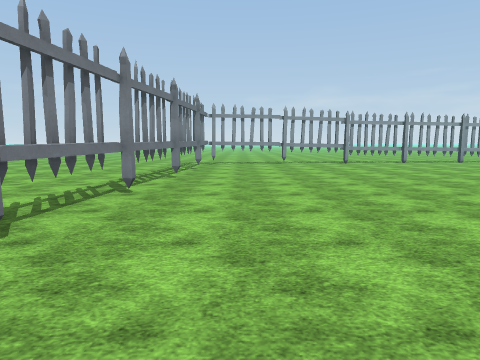
view 1 (above)

22 first-person views from a walk through a 3-D level made in the Unity game engine. The camera is 1.5 m above the floor, tilts 6° down and sees 70° across. The floor is counted in squares, 2.4 m on a side. Each view is taken from the middle of a square. On the plan, view 1 faces up. The plan holds only what a view shows up to about 10 squares ahead; the rest is blank. The place goes on beyond the plan. The terrain is drawn as flat ground. The player is left out. Some animated figures are left out. Some surface patterns are stand-ins.

view 2
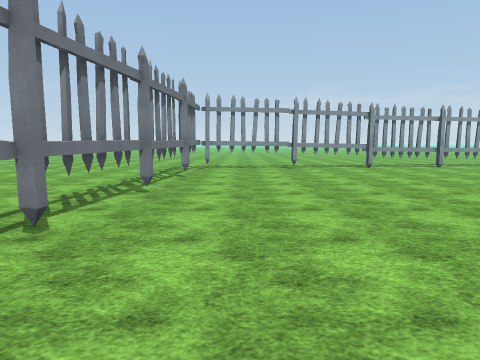

view 3
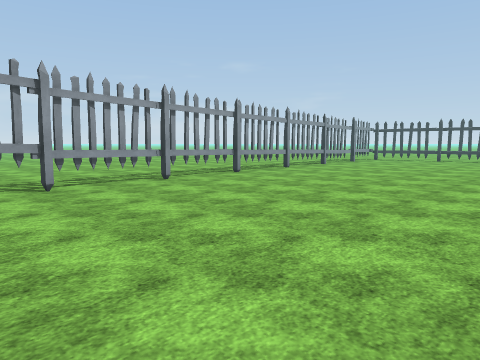

view 4
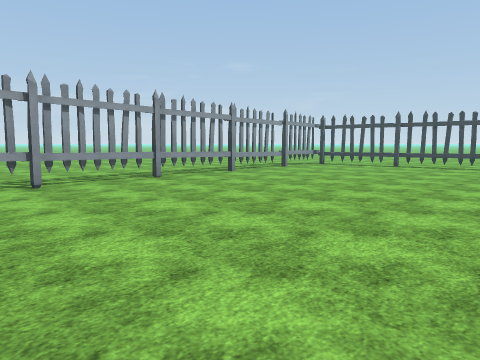

view 5
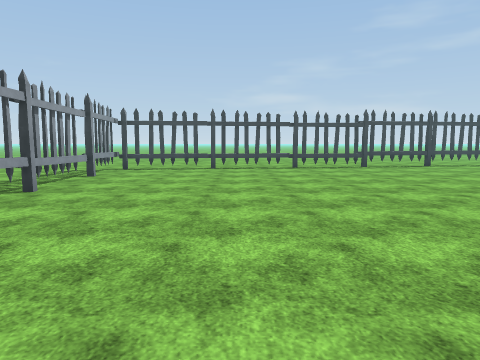

view 6
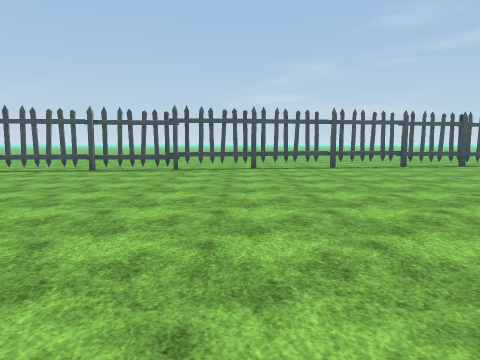

view 7
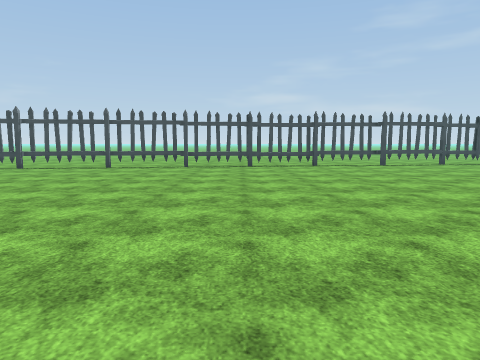

view 8
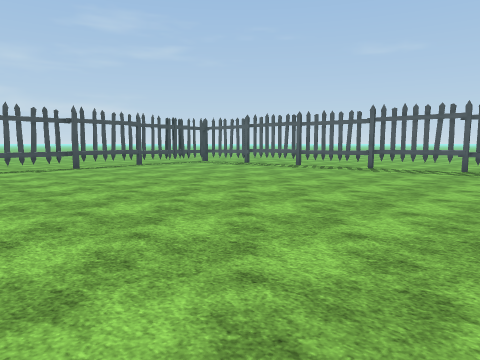

view 9
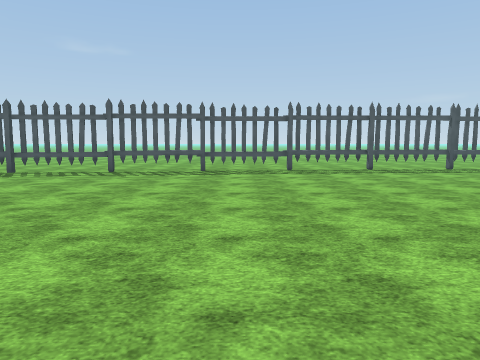

view 10
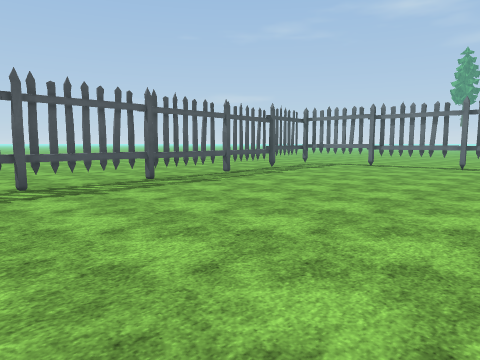

view 11
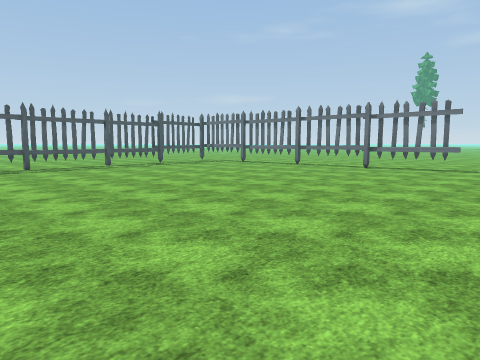

view 12
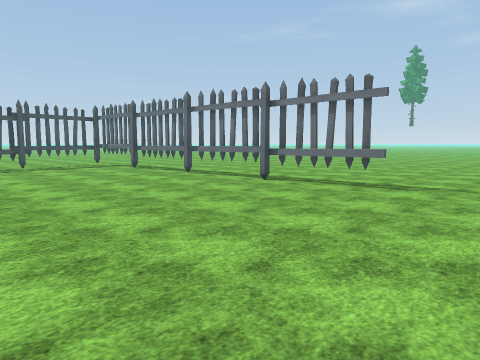

view 13
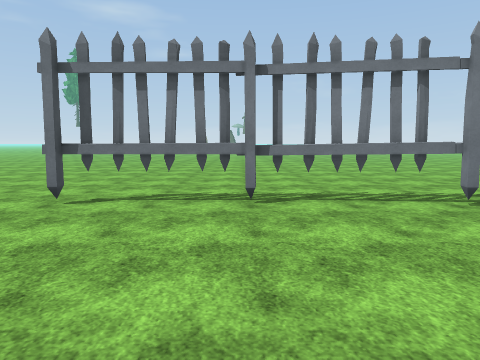

view 14
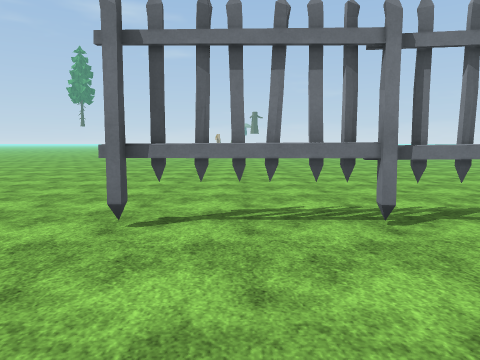

view 15
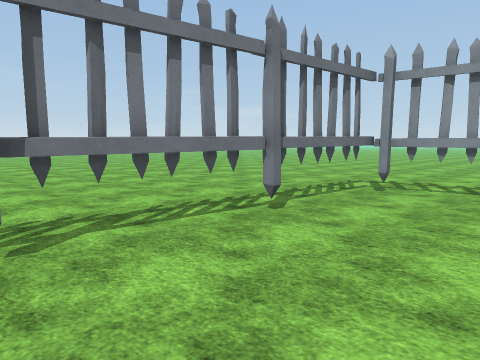

view 16
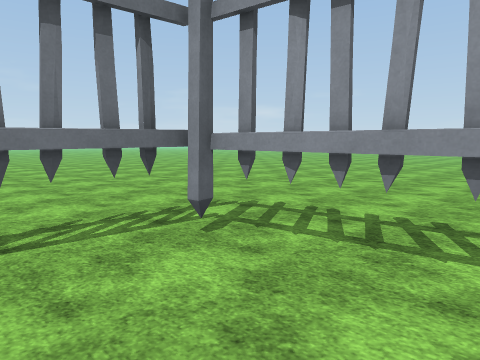

view 17
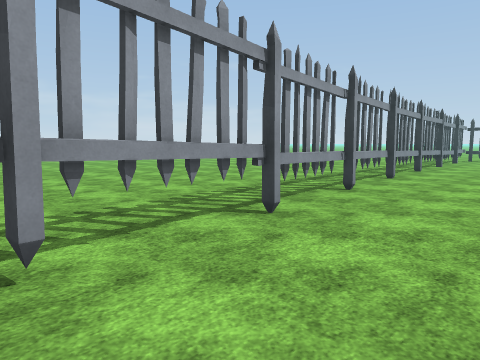

view 18
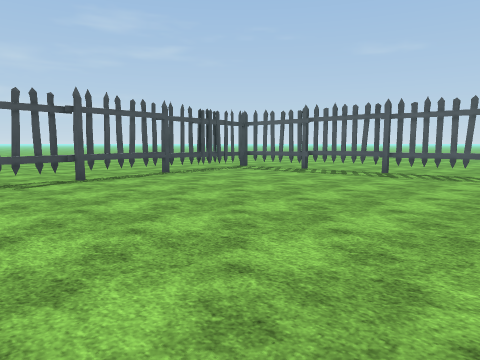

view 19
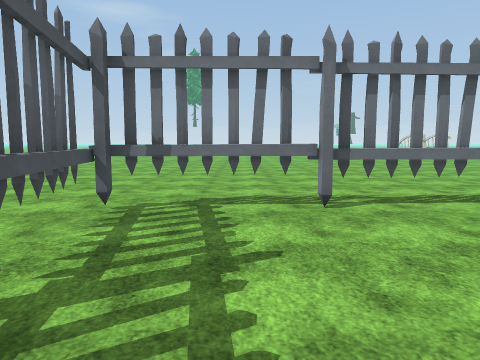

view 20
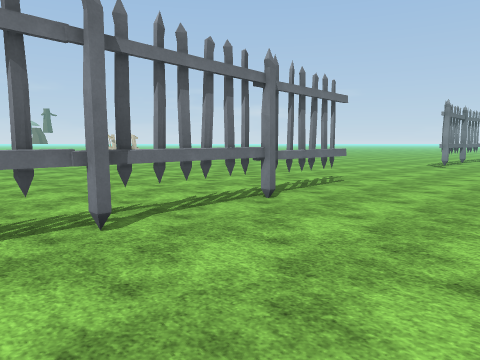

view 21
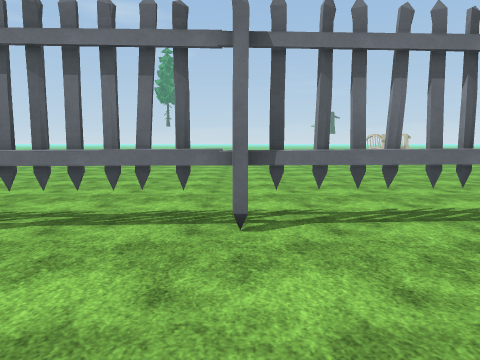

view 22
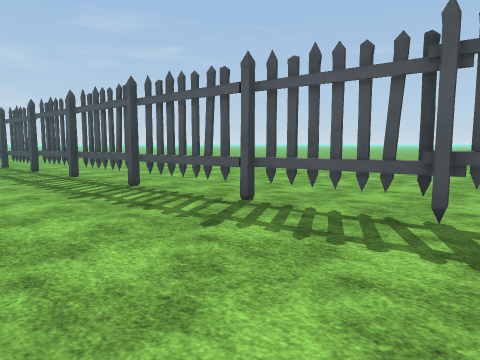

### Floor plan
Key: @ floor where view 1 was taken; # wall or solid block; x gap in a wall; . floor; = window, fence, low wall or low ledge; T thing the floor can be seen under or through.
Columns run from 9 left of view 1 to 23 right of it. Each row starts with its distance up from view 1.
 14  ......... ........... ...
 13 .......... ................
 12 ...............Txxxxxxxxx#.
 11 .........TTxxxxT.........#.
 10 ........T................#..
  9 ........T................=..
  8 ........x................#..
  7 ........x................#..
  6 ........x................##.
  5 ........x.....    ........x.
  4 .......TT....    .........x.
  3 .......x....      ........#.
  2 .......x....       .......x.
  1 .......x...          .....x.
  0 .......#.@         .......##
 -1 .........         .........x
 -2 ..........       ..........x
 -3 ................. .........x
 -4 ................. .........x
 -5 .......#......... .........x..
 -6 .......x...................x.....
 -7 .......x...................x.....
 -8 .......x...................TT...
 -9 .......T....................x..
-10 .......T....................x.
-11 ........T.................###
-12 ........x......Txxxxxxxx#x#.
-13 ........#xxxxxxT...........
-14 ..........................

Positions as (right, up) in squares from view 1, and headings:
1: (0, 0), facing up
2: (0, 2), facing up
3: (2, 6), facing up-right
4: (6, 6), facing up-right
5: (7, 9), facing right
6: (8, 4), facing right
7: (8, -2), facing right
8: (9, -3), facing down-right
9: (10, -4), facing down
10: (8, -7), facing down-left
11: (7, -3), facing down-left
12: (3, -3), facing down-left
13: (2, 2), facing left
14: (1, 1), facing left
15: (1, 6), facing up-left
16: (1, 9), facing up-left
17: (1, 9), facing up-right
18: (12, -4), facing down-right
19: (2, -12), facing left
20: (1, -10), facing up-left
21: (1, -9), facing left
22: (0, -10), facing down-right
